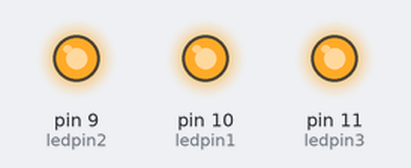
This sketch was run on a simulated Arduino Uno, built with avr-gcc and run on an emulated ATmega328P. Shown: output pins drawn as LEDs (lit = HIGH).

Above: at 0.02 s.
At 2.87 s:
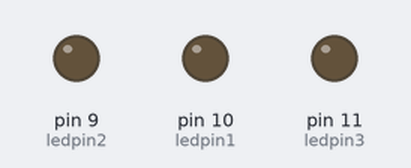
Timing chart, 0 to 3.2 s (numbered marks = the images above):
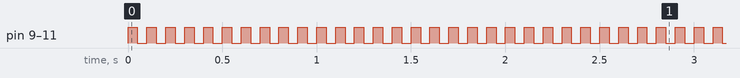

Measured:
- by itself, pin 9 (ledpin2), pin 10 (ledpin1), pin 11 (ledpin3): alternates HIGH for 0.05 s and LOW for 0.05 s

The sketch:

02_led.ino
```cpp
// 01_leda2_delay
const int ledpin1=10;
const int ledpin2=9;
const int ledpin3=11;
const int ledpin4=4;
const int ledpin5=5;

const int tiempo=50;//milisegundos

void setup() {
  pinMode(ledpin1,OUTPUT);
  pinMode(ledpin2,OUTPUT);
  pinMode(ledpin3,OUTPUT);
}
void loop() {
  digitalWrite(ledpin1,HIGH);
  digitalWrite(ledpin2,HIGH);
   digitalWrite(ledpin3,HIGH);
  delay(tiempo);
   digitalWrite(ledpin1,LOW);
  digitalWrite(ledpin2,LOW);
   digitalWrite(ledpin3,LOW);
   delay(tiempo);
}
```
